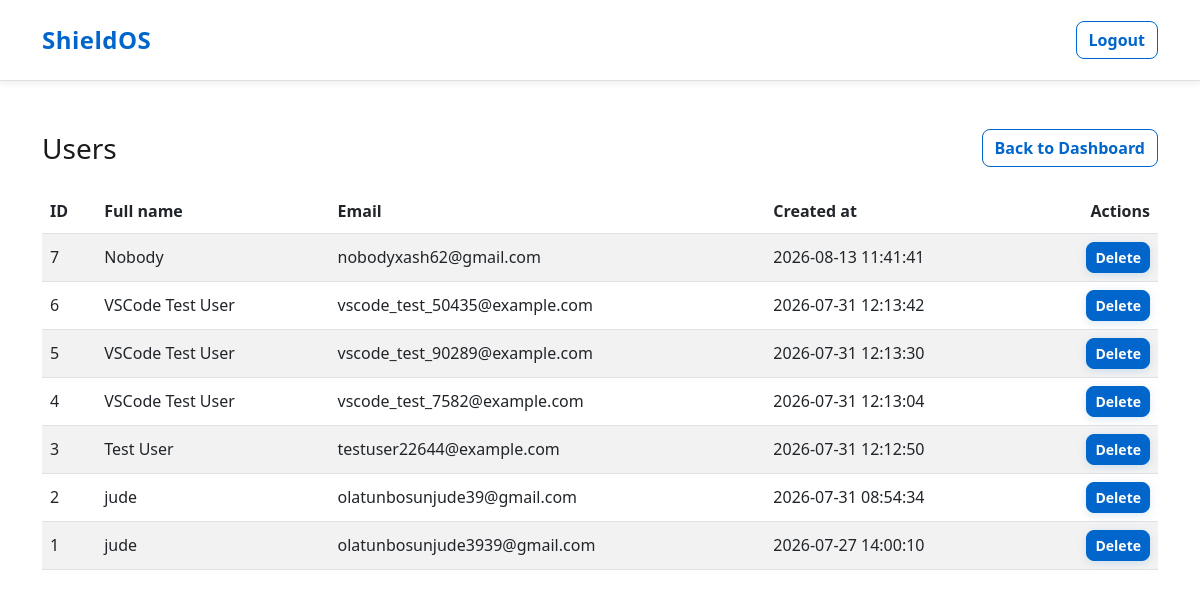
/users.php (signed in), run on the app's committed database.
### tables this page shows
CREATE TABLE users (
            id INTEGER PRIMARY KEY AUTOINCREMENT,
            full_name TEXT NOT NULL,
            email TEXT NOT NULL UNIQUE,
            password_hash TEXT NOT NULL,
            created_at DATETIME DEFAULT CURRENT_TIMESTAMP
        );

### users.php (the view, shortened to what this page needs)
<?php
require_once __DIR__ . '/auth.php';
$stmt = $pdo->query('SELECT id, full_name, email, created_at FROM users ORDER BY created_at DESC');
$users = $stmt->fetchAll();
?>
<!DOCTYPE html>
<html lang="en">
<head>
    <link href="https://cdn.jsdelivr.net/npm/bootstrap@5.3.0/dist/css/bootstrap.min.css" rel="stylesheet">
    <link rel="stylesheet" href="https://cdnjs.cloudflare.com/ajax/libs/font-awesome/6.4.0/css/all.min.css">
    <link rel="stylesheet" href="style.css">
</head>
<body>
<nav class="navbar navbar-expand-lg navbar-light bg-white">
  <div class="container">
    <a class="navbar-brand" href="index.php">ShieldOS</a>
    <div class="ms-auto">
      <a href="logout.php" class="btn btn-outline-light">Logout</a>
    </div>
  </div>
</nav>
<div class="container py-5">
    <div class="d-flex justify-content-between align-items-center mb-4">
        <h3 class="mb-0">Users</h3>
        <a href="index.php" class="btn btn-custom">Back to Dashboard</a>
    </div>
    <?php if (count($users) === 0): ?>
        <div class="alert alert-info">No users found in the database.</div>
    <?php else: ?>
        <div class="table-responsive">
            <table class="table table-striped align-middle">
                <thead>
                    <tr>
                        <th>ID</th>
                        <th>Full name</th>
                        <th>Email</th>
                        <th>Created at</th>
                        <th class="text-end">Actions</th>
                    </tr>
                </thead>
                <tbody>
                    <?php foreach ($users as $u): ?>
                        <tr>
                            <td data-label="ID"><?= (int)$u['id'] ?></td>
                            <td data-label="Full name"><?= htmlspecialchars($u['full_name']) ?></td>
                            <td data-label="Email"><?= htmlspecialchars($u['email']) ?></td>
                            <td data-label="Created at"><?= htmlspecialchars($u['created_at']) ?></td>
                            <td data-label="Action" class="text-end">
                                <form method="POST" action="users.php" onsubmit="return confirm('Are you sure you want to delete this user? This action cannot be undone.');" style="display:inline-block">
                                    <button type="submit" class="btn btn-sm btn-danger">Delete</button>
                                </form>
                            </td>
                        </tr>
                    <?php endforeach; ?>
                </tbody>
            </table>
        </div>
    <?php endif; ?>
</div>
</body>
</html>

### style.css (style rules this page uses)
* { margin: 0; padding: 0; box-sizing: border-box; }
:root { --primary-blue: #0066cc; --primary-blue-light: #0080ff; --primary-blue-dark: #0052a3; --secondary-light: #f8f9fa; --text-dark: #1a1a1a; --text-muted: #666666; --border-color: #e0e0e0; --accent-green: #10b981; --accent-orange: #f59e0b; --accent-red: #ef4444; }
html { scroll-behavior: smooth; }
body { background: #ffffff; color: var(--text-dark); font-family: 'Segoe UI', -apple-system, BlinkMacSystemFont, 'Helvetica Neue', sans-serif; line-height: 1.6; }
.navbar { background: #ffffff; border-bottom: 1px solid var(--border-color); box-shadow: 0 2px 8px rgba(0, 0, 0, 0.08); padding: 1rem 0; }
.navbar-brand { font-size: 1.5rem; font-weight: 800; letter-spacing: 0.5px; color: var(--primary-blue) !important; }
.btn-danger, .btn-red-custom { background-color: var(--primary-blue); border-color: var(--primary-blue); color: #ffffff; font-weight: 600; border-radius: 8px; transition: all 0.3s ease; box-shadow: 0 2px 8px rgba(0, 102, 204, 0.15); }
.btn-outline-light { border-color: var(--primary-blue); color: var(--primary-blue); border-radius: 8px; font-weight: 600; background-color: transparent; }
.btn-custom { border-color: var(--primary-blue); color: var(--primary-blue); border-radius: 8px; font-weight: 600; }

### data on the page
users: id "7", full_name "Nobody", email "nobodyxash62@gmail.com", created_at "2026-08-13 11:41:41"
users: id "6", full_name "VSCode Test User", email "vscode_test_50435@example.com", created_at "2026-07-31 12:13:42"
users: id "5", full_name "VSCode Test User", email "vscode_test_90289@example.com", created_at "2026-07-31 12:13:30"
users: id "4", full_name "VSCode Test User", email "vscode_test_7582@example.com", created_at "2026-07-31 12:13:04"
users: id "3", full_name "Test User", email "testuser22644@example.com", created_at "2026-07-31 12:12:50"
users: id "2", full_name "jude", email "olatunbosunjude39@gmail.com", created_at "2026-07-31 08:54:34"
users: id "1", full_name "jude", email "olatunbosunjude3939@gmail.com", created_at "2026-07-27 14:00:10"
